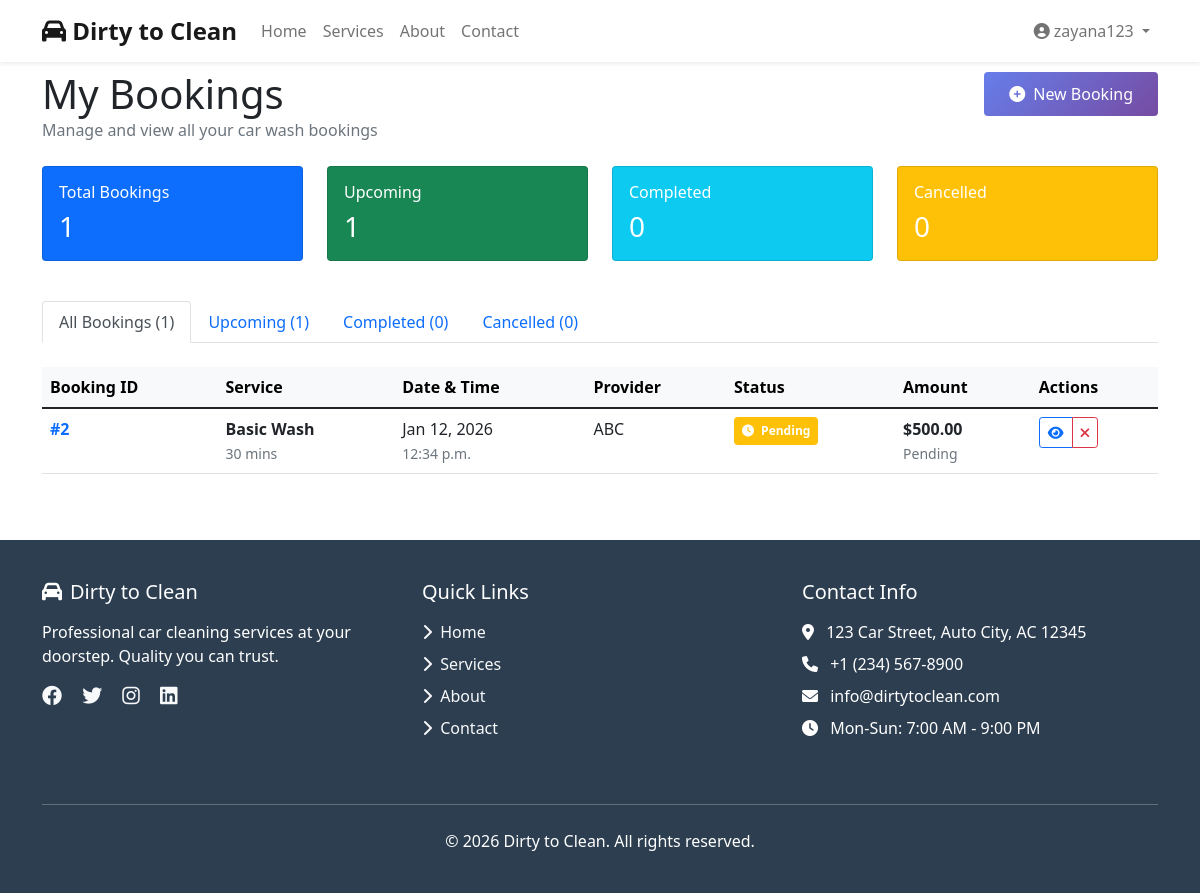
The app's page /my-bookings/ (signed in) with its own data.
### washapp/models.py (models this page shows, shortened)
class User(AbstractUser):
    USER_TYPES = (
        ('customer', 'Customer'),
        ('service_provider', 'Service Provider'),
        ('admin', 'Administrator'),
    )
    user_type = models.CharField(
        max_length=20,
        choices=USER_TYPES,
        default='customer'
    )
    phone = models.CharField(max_length=20, blank=True)
    address = models.TextField(blank=True)
    profile_picture = models.ImageField(
        upload_to='profile_pics/',
        null=True,
        blank=True
    )
    groups = models.ManyToManyField(
        'auth.Group',
        related_name='washapp_users',
        blank=True
    )
    user_permissions = models.ManyToManyField(
        'auth.Permission',
        related_name='washapp_users_permissions',
        blank=True
    )
    created_at = models.DateTimeField(auto_now_add=True)

class Booking(models.Model):
    STATUS_CHOICES = (
        ('pending', 'Pending'),
        ('confirmed', 'Confirmed'),
        ('in_progress', 'In Progress'),
        ('completed', 'Completed'),
        ('cancelled', 'Cancelled'),
    )
    customer = models.ForeignKey(User, on_delete=models.CASCADE, related_name='bookings')
    service = models.ForeignKey(Service, on_delete=models.CASCADE)
    service_provider = models.ForeignKey(ServiceProvider, on_delete=models.CASCADE)
    booking_date = models.DateField()
    booking_time = models.TimeField()
    vehicle_type = models.CharField(max_length=100)
    vehicle_number = models.CharField(max_length=50)
    special_instructions = models.TextField(blank=True)
    status = models.CharField(max_length=20, choices=STATUS_CHOICES, default='pending')
    total_amount = models.DecimalField(max_digits=10, decimal_places=2)
    created_at = models.DateTimeField(auto_now_add=True)

class Service(models.Model):
    category = models.ForeignKey(ServiceCategory, on_delete=models.CASCADE)
    name = models.CharField(max_length=255)
    description = models.TextField()
    image = models.ImageField(upload_to='services/', null=True, blank=True)
    price = models.DecimalField(max_digits=10, decimal_places=2)
    duration = models.IntegerField(default=30)
    created_at = models.DateTimeField(auto_now_add=True)

class ServiceProvider(models.Model):
    user = models.OneToOneField(User, on_delete=models.CASCADE)
    company_name = models.CharField(max_length=255)
    address = models.TextField()
    phone = models.CharField(max_length=20)
    email = models.EmailField()
    services = models.ManyToManyField(Service)
    is_verified = models.BooleanField(default=False)
    rating = models.DecimalField(max_digits=3, decimal_places=2, default=0.0)

### washapp/views.py (the view, shortened to what this page needs)
# urls.py: path('my-bookings/', views.my_bookings, name='my_bookings'),
@login_required
def my_bookings(request):
    user = request.user
    try:
        if user.user_type == 'customer':
            bookings = Booking.objects.filter(customer=user).order_by('-booking_date', '-booking_time')
        else:
            bookings = Booking.objects.all().order_by('-booking_date', '-booking_time')
        for booking in bookings:
            if booking.status == 'completed':
                booking.status_color = 'success'
                booking.status_icon = 'check-circle'
            elif booking.status == 'pending':
                booking.status_color = 'warning'
                booking.status_icon = 'clock'
            elif booking.status == 'confirmed':
                booking.status_color = 'info'
                booking.status_icon = 'check'
            elif booking.status == 'in_progress':
                booking.status_color = 'primary'
                booking.status_icon = 'spinner'
            elif booking.status == 'cancelled':
                booking.status_color = 'danger'
                booking.status_icon = 'times-circle'
            else:
                booking.status_color = 'secondary'
                booking.status_icon = 'question-circle'
            try:
                booking.review = Review.objects.get(booking=booking)
            except Review.DoesNotExist:
                booking.review = None
    except Exception as e:
        bookings = []
        messages.error(request, f'Error loading bookings: {str(e)}')
    return render(request, 'my_bookings.html', {'bookings': bookings})

### washapp/templatetags/booking_filters.py (called while the page is built)
@register.filter
def filter_by_status(bookings, statuses):
    status_list = [s.strip() for s in statuses.split(",")]
    return bookings.filter(status__in=status_list)

### templates/my_bookings.html (shortened to what this page needs)
{% extends 'base.html' %}
{% load booking_filters %}
{% block content %}
<div class="row mb-4">
    <div class="col-12">
        <div class="d-flex justify-content-between align-items-center">
            <h1 class="mb-0">My Bookings</h1>
            <a href="{% url 'book_service' %}" class="btn btn-primary">
                <i class="fas fa-plus-circle me-2"></i>New Booking
            </a>
        </div>
        <p class="text-muted mb-0">Manage and view all your car wash bookings</p>
    </div>
</div>
{% if bookings %}
<div class="row mb-4">
    <div class="col-md-3 mb-3">
        <div class="card bg-primary text-white">
            <div class="card-body">
                <h6 class="card-title">Total Bookings</h6>
                <h3 class="mb-0">{{ bookings.count }}</h3>
            </div>
        </div>
    </div>
    <div class="col-md-3 mb-3">
        <div class="card bg-success text-white">
            <div class="card-body">
                <h6 class="card-title">Upcoming</h6>
                <h3 class="mb-0">{{ bookings|filter_by_status:"pending,confirmed"|length }}</h3>
            </div>
        </div>
    </div>
    <div class="col-md-3 mb-3">
        <div class="card bg-info text-white">
            <div class="card-body">
                <h6 class="card-title">Completed</h6>
                <h3 class="mb-0">{{ bookings|filter_by_status:"completed"|length }}</h3>
            </div>
        </div>
    </div>
    <div class="col-md-3 mb-3">
        <div class="card bg-warning text-white">
            <div class="card-body">
                <h6 class="card-title">Cancelled</h6>
                <h3 class="mb-0">{{ bookings|filter_by_status:"cancelled"|length }}</h3>
            </div>
        </div>
    </div>
</div>
<ul class="nav nav-tabs mb-4" id="bookingTabs" role="tablist">
    <li class="nav-item" role="presentation">
        <button class="nav-link active" id="all-tab" data-bs-toggle="tab" data-bs-target="#all">
            All Bookings ({{ bookings.count }})
        </button>
    </li>
    <li class="nav-item" role="presentation">
        <button class="nav-link" id="upcoming-tab" data-bs-toggle="tab" data-bs-target="#upcoming">
            Upcoming ({{ bookings|filter_by_status:"pending,confirmed"|length }})
        </button>
    </li>
    <li class="nav-item" role="presentation">
        <button class="nav-link" id="completed-tab" data-bs-toggle="tab" data-bs-target="#completed">
            Completed ({{ bookings|filter_by_status:"completed"|length }})
        </button>
    </li>
    <li class="nav-item" role="presentation">
        <button class="nav-link" id="cancelled-tab" data-bs-toggle="tab" data-bs-target="#cancelled">
            Cancelled ({{ bookings|filter_by_status:"cancelled"|length }})
        </button>
    </li>
</ul>
<div class="tab-content" id="bookingTabsContent">
    <div class="tab-pane fade show active" id="all">
        <div class="table-responsive">
            <table class="table table-hover">
                <thead class="table-light">
                    <tr>
                        <th>Booking ID</th>
                        <th>Service</th>
                        <th>Date & Time</th>
                        <th>Provider</th>
                        <th>Status</th>
                        <th>Amount</th>
                        <th>Actions</th>
                    </tr>
                </thead>
                <tbody>
                    {% for booking in bookings %}
                    <tr>
                        <td><strong class="text-primary">#{{ booking.id }}</strong></td>
                        <td>
                            <div>
                                <strong>{{ booking.service.name|default:"Basic Wash" }}</strong>
                                <br>
                                <small class="text-muted">{{ booking.service.duration|default:"30" }} mins</small>
                            </div>
                        </td>
                        <td>
                            <div>
                                {{ booking.booking_date|date:"M d, Y" }}
                                <br>
                                <small class="text-muted">{{ booking.booking_time|default:"Not specified" }}</small>
                            </div>
                        </td>
                        <td>
                            {% if booking.service_provider %}
                                {{ booking.service_provider.company_name|default:"Provider" }}
                            {% else %}
                                <span class="badge bg-warning">Pending Assignment</span>
                            {% endif %}
                        </td>
                        <td>
                            <span class="badge bg-{{ booking.status_color }} p-2">
                                <i class="fas fa-{{ booking.status_icon }} me-1"></i>
                                {{ booking.get_status_display|default:"Pending" }}
                            </span>
                        </td>
                        <td>
                            <strong>${{ booking.total_amount|default:"0.00" }}</strong>
                            <br>
                            <small class="text-muted">{{ booking.payment_status|default:"Pending"|title }}</small>
                        </td>
                        <td>
                            <div class="btn-group btn-group-sm">
                                <button class="btn btn-outline-primary view-details"
                                        data-booking-id="{{ booking.id }}">
                                    <i class="fas fa-eye"></i>
                                </button>
                                {% if booking.status == 'pending' or booking.status == 'confirmed' %}
                                <button class="btn btn-outline-danger cancel-booking"
                                        data-booking-id="{{ booking.id }}">
                                    <i class="fas fa-times"></i>
                                </button>
                                {% endif %}
                            </div>
                        </td>
                    </tr>
                    {% endfor %}
                </tbody>
            </table>
        </div>
    </div>
</div>
{% endif %}
{% endblock %}

### templates/base.html (shortened to what this page needs)
<!DOCTYPE html>
<html lang="en">
<head>
    <link href="https://cdn.jsdelivr.net/npm/bootstrap@5.1.3/dist/css/bootstrap.min.css" rel="stylesheet">
    <link rel="stylesheet" href="https://cdnjs.cloudflare.com/ajax/libs/font-awesome/6.0.0/css/all.min.css">
</head>
<body>
    <nav class="navbar navbar-expand-lg navbar-light bg-white fixed-top shadow-sm">
        <div class="container">
            <a class="navbar-brand" href="{% url 'home' %}">
                <i class="fas fa-car"></i> Dirty to Clean
            </a>
            <div class="collapse navbar-collapse" id="navbarNav">
                <ul class="navbar-nav me-auto">
                    <li class="nav-item">
                        <a class="nav-link {% if request.resolver_match.url_name == 'home' %}active-link{% endif %}"
                           href="{% url 'home' %}">Home</a>
                    </li>
                    <li class="nav-item">
                        <a class="nav-link {% if 'services' in request.resolver_match.url_name %}active-link{% endif %}"
                           href="{% url 'services_list' %}">Services</a>
                    </li>
                    <li class="nav-item">
    <a class="nav-link {% if request.resolver_match.url_name == 'about' %}active-link{% endif %}"
       href="{% url 'about' %}">About</a>
</li>
<li class="nav-item">
    <a class="nav-link {% if request.resolver_match.url_name == 'contact' %}active-link{% endif %}"
       href="{% url 'contact' %}">Contact</a>
</li>
                </ul>
                <ul class="navbar-nav">
                    {% if user.is_authenticated %}
                        <li class="nav-item dropdown">
                            <a class="nav-link dropdown-toggle" href="#" data-bs-toggle="dropdown">
                                <i class="fas fa-user-circle"></i> {{ user.username }}
                            </a>
                        </li>
                    {% endif %}
                </ul>
            </div>
        </div>
    </nav>
    <main class="container fade-in">
        {% block content %}{% endblock %}
    </main>
    <footer class="footer">
        <div class="container">
            <div class="row">
                <div class="col-md-4 mb-4">
                    <h5 class="mb-3">
                        <i class="fas fa-car me-2"></i>Dirty to Clean
                    </h5>
                    <p>Professional car cleaning services at your doorstep. Quality you can trust.</p>
                    <div class="social-icons mt-3">
                        <a href="#" class="text-light me-3"><i class="fab fa-facebook fa-lg"></i></a>
                        <a href="#" class="text-light me-3"><i class="fab fa-twitter fa-lg"></i></a>
                        <a href="#" class="text-light me-3"><i class="fab fa-instagram fa-lg"></i></a>
                        <a href="#" class="text-light"><i class="fab fa-linkedin fa-lg"></i></a>
                    </div>
                </div>
                <div class="col-md-4 mb-4">
                    <h5 class="mb-3">Quick Links</h5>
                    <ul class="list-unstyled">
                        <li class="mb-2"><a href="{% url 'home' %}" class="text-light text-decoration-none">
                            <i class="fas fa-chevron-right me-1"></i> Home</a></li>
                        <li class="mb-2"><a href="{% url 'services_list' %}" class="text-light text-decoration-none">
                            <i class="fas fa-chevron-right me-1"></i> Services</a></li>
                        <li class="mb-2"><a href="#" class="text-light text-decoration-none">
                            <i class="fas fa-chevron-right me-1"></i> About</a></li>
                        <li class="mb-2"><a href="#" class="text-light text-decoration-none">
                            <i class="fas fa-chevron-right me-1"></i> Contact</a></li>
                    </ul>
                </div>
                <div class="col-md-4 mb-4">
                    <h5 class="mb-3">Contact Info</h5>
                    <p class="mb-2">
                        <i class="fas fa-map-marker-alt me-2"></i>
                        123 Car Street, Auto City, AC 12345
                    </p>
                    <p class="mb-2">
                        <i class="fas fa-phone me-2"></i>
                        +1 (234) 567-8900
                    </p>
                    <p class="mb-2">
                        <i class="fas fa-envelope me-2"></i>
                        info@dirtytoclean.com
                    </p>
                    <p class="mb-0">
                        <i class="fas fa-clock me-2"></i>
                        Mon-Sun: 7:00 AM - 9:00 PM
                    </p>
                </div>
            </div>
            <hr class="border-light my-4">
            <div class="row">
                <div class="col-md-12 text-center">
                    <p class="mb-0">&copy; {% now "Y" %} Dirty to Clean. All rights reserved.</p>
                </div>
            </div>
        </div>
    </footer>
</body>
</html>

### templates/base.html (style rules this page uses)
body { padding-top: 70px; font-family: 'Segoe UI', Tahoma, Geneva, Verdana, sans-serif; }
.navbar-brand { font-weight: bold; font-size: 1.5rem; }
.footer { background: #2c3e50; color: white; padding: 40px 0; margin-top: 50px; }
.fade-in { animation: fadeIn 0.6s ease-out; }
.btn-primary { background: linear-gradient(135deg, #667eea 0%, #764ba2 100%); border: none; padding: 10px 25px; transition: all 0.3s ease; }

### records on screen
User: username "zayana123"
Booking: id "2", service.name "Basic Wash", service.duration "30", booking_date "Jan 12, 2026", booking_time "12:34 p.m.", service_provider.company_name "ABC", status "Pending", total_amount "500.00", payment_status "Pending"

### other values on screen
{{ bookings.count }} "1"
{{ bookings|filter_by_status:"pending,confirmed"|length }} "1"
{{ bookings|filter_by_status:"completed"|length }} "0"
{{ bookings|filter_by_status:"cancelled"|length }} "0"
